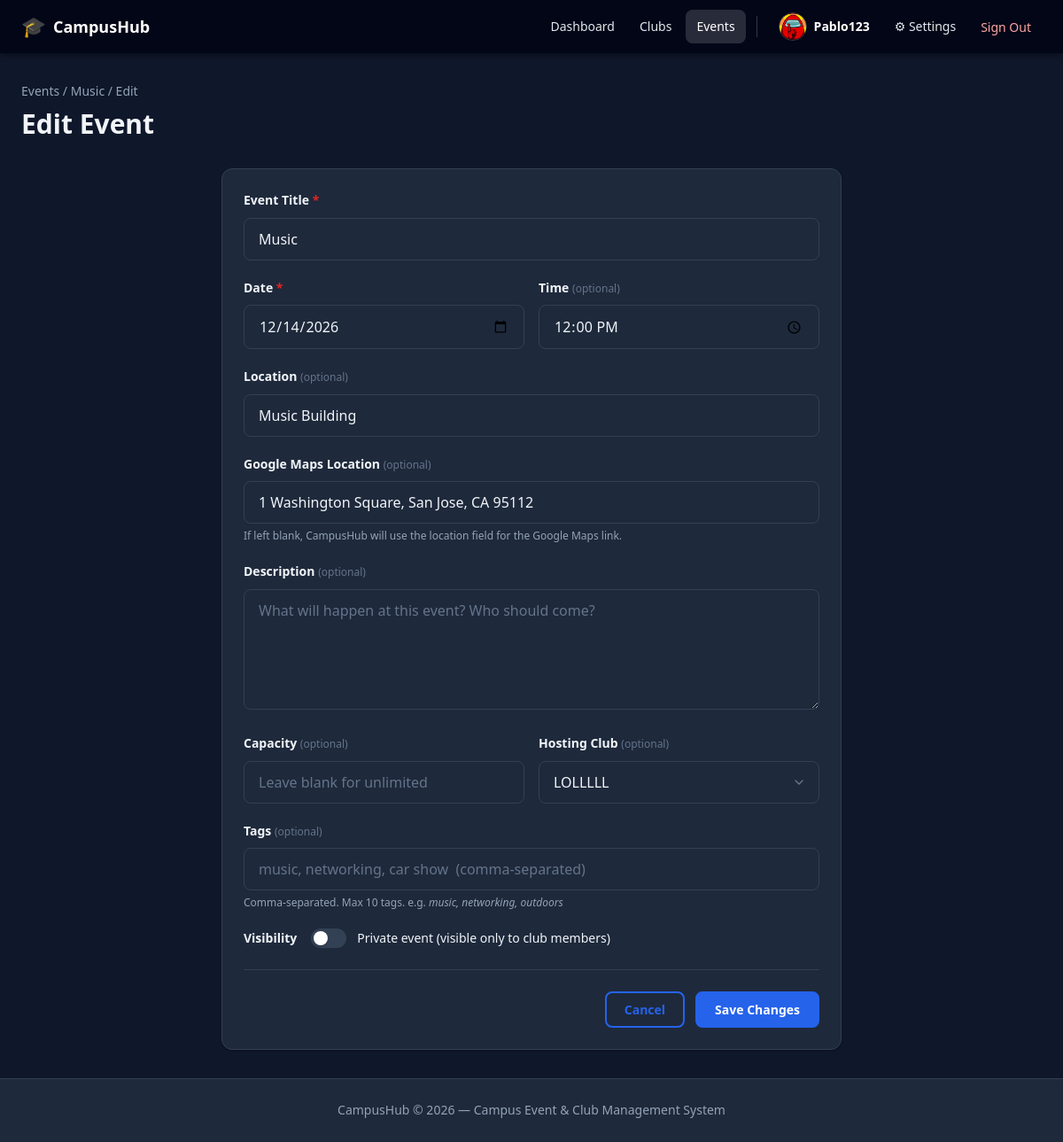
/events/7/edit (signed in), run on the app's committed database.
### app/models/user.py (models this page shows, shortened)
class User(Base):
    __tablename__ = "users"
    id: Mapped[int] = mapped_column(Integer, primary_key=True, index=True)
    username: Mapped[str] = mapped_column(String(50), unique=True, nullable=False, index=True)
    email: Mapped[str] = mapped_column(String(255), unique=True, nullable=False, index=True)
    phone_number: Mapped[str | None] = mapped_column(String(20), nullable=True)
    profile_photo_path: Mapped[str | None] = mapped_column(String(500), nullable=True)
    hashed_password: Mapped[str] = mapped_column(String(255), nullable=False)
    is_active: Mapped[bool] = mapped_column(Boolean, default=True, nullable=False)
    is_admin: Mapped[bool] = mapped_column(Boolean, default=False, nullable=False)
    created_at: Mapped[datetime] = mapped_column(DateTime, server_default=func.now(), nullable=False)
    updated_at: Mapped[datetime] = mapped_column(
        DateTime, server_default=func.now(), onupdate=func.now(), nullable=False
    )
    settings: Mapped["UserSettings"] = relationship(
        "UserSettings", back_populates="user", uselist=False, cascade="all, delete-orphan"
    )
    club_memberships: Mapped[list["ClubMembership"]] = relationship(  # type: ignore[name-defined]
        "ClubMembership", back_populates="user", cascade="all, delete-orphan"
    )
    created_clubs: Mapped[list["Club"]] = relationship(  # type: ignore[name-defined]
        "Club", back_populates="creator", foreign_keys="Club.created_by"
    )
    created_events: Mapped[list["Event"]] = relationship(  # type: ignore[name-defined]
        "Event", back_populates="creator"
    )
    event_attendances: Mapped[list["EventAttendee"]] = relationship(  # type: ignore[name-defined]
        "EventAttendee", back_populates="user", cascade="all, delete-orphan"
    )

### app/models/event.py (models this page shows, shortened)
class Event(Base):
    __tablename__ = "events"
    id: Mapped[int] = mapped_column(Integer, primary_key=True, index=True)
    title: Mapped[str] = mapped_column(String(200), nullable=False)
    description: Mapped[str | None] = mapped_column(String(5000), nullable=True)
    location: Mapped[str | None] = mapped_column(String(300), nullable=True)
    map_query: Mapped[str | None] = mapped_column(String(500), nullable=True)
    event_date: Mapped[date] = mapped_column(Date, nullable=False)
    event_time: Mapped[time | None] = mapped_column(Time, nullable=True)
    capacity: Mapped[int | None] = mapped_column(Integer, nullable=True)
    is_private: Mapped[bool] = mapped_column(Boolean, default=False, nullable=False)
    created_by: Mapped[int] = mapped_column(
        Integer, ForeignKey("users.id", ondelete="SET NULL"), nullable=True
    )
    club_id: Mapped[int | None] = mapped_column(
        Integer, ForeignKey("clubs.id", ondelete="SET NULL"), nullable=True
    )
    created_at: Mapped[datetime] = mapped_column(DateTime, server_default=func.now(), nullable=False)
    updated_at: Mapped[datetime] = mapped_column(
        DateTime, server_default=func.now(), onupdate=func.now(), nullable=False
    )
    creator: Mapped["User"] = relationship(  # type: ignore[name-defined]
        "User", back_populates="created_events"
    )
    club: Mapped["Club | None"] = relationship(  # type: ignore[name-defined]
        "Club", back_populates="events"
    )
    attendees: Mapped[list["EventAttendee"]] = relationship(
        "EventAttendee", back_populates="event", cascade="all, delete-orphan"
    )
    tags: Mapped[list["Tag"]] = relationship(
        "Tag", secondary=event_tags, back_populates="events"
    )

### app/routers/events.py (the view)
@router.get("/{event_id}/edit", response_class=HTMLResponse)
async def edit_event_get(
    event_id: int,
    request: Request,
    db: Session = Depends(get_db),
    current_user: User = Depends(get_current_user),
):
    event = event_service.get_event_by_id(db, event_id)
    if not event:
        return RedirectResponse(url="/events", status_code=302)
    if not event_service.can_view_event(db, current_user, event):
        _flash(request, "You must be a club member to view that event.", "error")
        return RedirectResponse(url="/events", status_code=302)
    if not event_service.can_edit_event(current_user, event):
        _flash(request, "You don't have permission to edit this event.", "error")
        return RedirectResponse(url=f"/events/{event_id}", status_code=302)
    from app.services.club_service import get_user_clubs
    user_clubs = get_user_clubs(db, current_user.id)
    existing_tags = ",".join(t.name for t in event.tags)
    return templates.TemplateResponse(
        request,
        "events/create.html",
        {
            "current_user": current_user,
            "user_clubs": user_clubs,
            "edit_mode": True,
            "event": event,
            "form": {
                "title": event.title,
                "description": event.description or "",
                "location": event.location or "",
                "map_query": event.map_query or "",
                "event_date": str(event.event_date),
                "event_time": str(event.event_time) if event.event_time else "",
                "capacity": str(event.capacity) if event.capacity else "",
                "tags": existing_tags,
                "club_id": str(event.club_id) if event.club_id else "",
                "is_private": event.is_private,
            },
        },
    )

### app/templates/events/create.html (shortened to what this page needs)
{% extends "base.html" %}
{% block content %}
<div class="page-header">
    <div>
        <div class="breadcrumb">
            <a href="/events" class="link">Events</a>
            {% if edit_mode %} / <a href="/events/{{ event.id }}" class="link">{{ event.title }}</a>{% endif %}
            / {{ 'Edit' if edit_mode else 'Create' }}
        </div>
        <h1 class="page-title">{{ 'Edit Event' if edit_mode else 'Create a New Event' }}</h1>
    </div>
</div>
<div class="form-container">
    <div class="card">
        <div class="card-body">
            <form action="{{ '/events/' + event.id|string + '/edit' if edit_mode else '/events/create' }}"
                  method="post" class="form" novalidate>
                <div class="form-group">
                    <label for="title" class="form-label">Event Title <span class="required">*</span></label>
                    <input type="text" id="title" name="title" class="form-input"
                           value="{{ form.title if form else '' }}"
                           placeholder="e.g. Spring Networking Night"
                           required maxlength="200" autofocus />
                </div>
                <div class="form-row">
                    <div class="form-group">
                        <label for="event_date" class="form-label">Date <span class="required">*</span></label>
                        <input type="date" id="event_date" name="event_date" class="form-input"
                               value="{{ form.event_date if form else '' }}" required />
                    </div>
                    <div class="form-group">
                        <label for="event_time" class="form-label">Time <span class="optional">(optional)</span></label>
                        <input type="time" id="event_time" name="event_time" class="form-input"
                               value="{{ form.event_time if form else '' }}" />
                    </div>
                </div>
                <div class="form-group">
                    <label for="location" class="form-label">Location <span class="optional">(optional)</span></label>
                    <input type="text" id="location" name="location" class="form-input"
                           value="{{ form.location if form else '' }}"
                           placeholder="e.g. Student Union Room 204, or Zoom link" />
                </div>
                <div class="form-group">
                    <label for="map_query" class="form-label">Google Maps Location <span class="optional">(optional)</span></label>
                    <input type="text" id="map_query" name="map_query" class="form-input"
                           value="{{ form.map_query if form else '' }}"
                           placeholder="e.g. SJSU Student Union, San Jose CA or a Google Maps search query" />
                    <span class="form-hint">If left blank, CampusHub will use the location field for the Google Maps link.</span>
                </div>
                <div class="form-group">
                    <label for="description" class="form-label">Description <span class="optional">(optional)</span></label>
                    <textarea id="description" name="description" class="form-input form-textarea"
                              placeholder="What will happen at this event? Who should come?"
                              rows="5" maxlength="5000">{{ form.description if form else '' }}</textarea>
                </div>
                <div class="form-row">
                    <div class="form-group">
                        <label for="capacity" class="form-label">Capacity <span class="optional">(optional)</span></label>
                        <input type="number" id="capacity" name="capacity" class="form-input"
                               value="{{ form.capacity if form else '' }}"
                               min="1" max="50000" placeholder="Leave blank for unlimited" />
                    </div>
                    <div class="form-group">
                        <label for="club_id" class="form-label">Hosting Club <span class="optional">(optional)</span></label>
                        <select id="club_id" name="club_id" class="form-input form-select">
                            {% for club in user_clubs %}
                            <option value="{{ club.id }}"
                                {{ 'selected' if form and form.club_id == club.id|string else '' }}>
                                {{ club.name }}
                            </option>
                            {% endfor %}
                        </select>
                    </div>
                </div>
                <div class="form-group">
                    <label for="tags" class="form-label">Tags <span class="optional">(optional)</span></label>
                    <input type="text" id="tags" name="tags" class="form-input"
                           value="{{ form.tags if form else '' }}"
                           placeholder="music, networking, car show  (comma-separated)" />
                    <span class="form-hint">Comma-separated. Max 10 tags. e.g. <em>music, networking, outdoors</em></span>
                </div>
                <div class="form-group form-group-inline">
                    <label class="form-label">Visibility</label>
                    <label class="toggle-label">
                        <span class="toggle-slider"></span>
                        <span class="toggle-text">Private event (visible only to club members)</span>
                    </label>
                </div>
                <div class="form-actions">
                    <a href="{{ '/events/' + event.id|string if edit_mode else '/events' }}" class="btn btn-outline">Cancel</a>
                    <button type="submit" class="btn btn-primary">
                        {{ 'Save Changes' if edit_mode else 'Create Event' }}
                    </button>
                </div>
            </form>
        </div>
    </div>
</div>
{% endblock %}

### app/templates/base.html (shortened to what this page needs)
<!DOCTYPE html>
<html lang="{{ current_user.settings.language if current_user and current_user.settings else 'en' }}"
      data-theme="{{ current_user.settings.theme if current_user and current_user.settings else 'light' }}"
      data-text-size="{{ current_user.settings.text_size if current_user and current_user.settings else 'medium' }}">
<head>
    <link rel="stylesheet" href="/static/css/style.css" />
</head>
<body>
<nav class="navbar">
    <div class="navbar-brand">
        <a href="/" class="brand-link">
            <span class="brand-icon">🎓</span>
            <span class="brand-name">CampusHub</span>
        </a>
    </div>
    {% if current_user %}
    <div class="navbar-menu" id="navMenu">
        <a href="/" class="nav-link {% if request.url.path == '/' %}active{% endif %}">Dashboard</a>
        <a href="/clubs" class="nav-link {% if request.url.path.startswith('/clubs') %}active{% endif %}">Clubs</a>
        <a href="/events" class="nav-link {% if request.url.path.startswith('/events') %}active{% endif %}">Events</a>
        <div class="nav-user">
            {% if current_user.profile_photo_url %}
            <img src="{{ current_user.profile_photo_url }}" alt="{{ current_user.username }} profile photo" class="nav-avatar" />
            {% else %}
            <span class="member-avatar nav-avatar-fallback">{{ current_user.username[0].upper() }}</span>
            {% endif %}
            <span class="nav-username">{{ current_user.username }}</span>
        </div>
        <a href="/settings" class="nav-link {% if request.url.path.startswith('/settings') %}active{% endif %}">⚙ Settings</a>
        <form action="/auth/logout" method="post" class="nav-logout-form">
            <button type="submit" class="nav-link btn-logout">Sign Out</button>
        </form>
    </div>
    {% else %}
    <div class="navbar-menu">
        <a href="/auth/login" class="nav-link">Log In</a>
        <a href="/auth/register" class="btn btn-primary">Sign Up</a>
    </div>
    {% endif %}
</nav>
{% set flash = request.session.pop("flash", None) if request.session else None %}
<main class="main-content">
    {% block content %}{% endblock %}
</main>
<footer class="footer">
    <p>CampusHub &copy; 2026 &mdash; Campus Event &amp; Club Management System</p>
</footer>
</body>
</html>

### data on the page
User: profile_photo_url (picture), username "Pablo123"
Event: title "Music", location "Music Building", map_query "1 Washington Square, San Jose, CA 95112"

### other printed values
{{ 'Edit' if edit_mode else 'Create' }} "Edit"
{{ 'Edit Event' if edit_mode else 'Create a New Event' }} "Edit Event"
{{ 'Save Changes' if edit_mode else 'Create Event' }} "Save Changes"
form field club_id "LOLLLLL"
